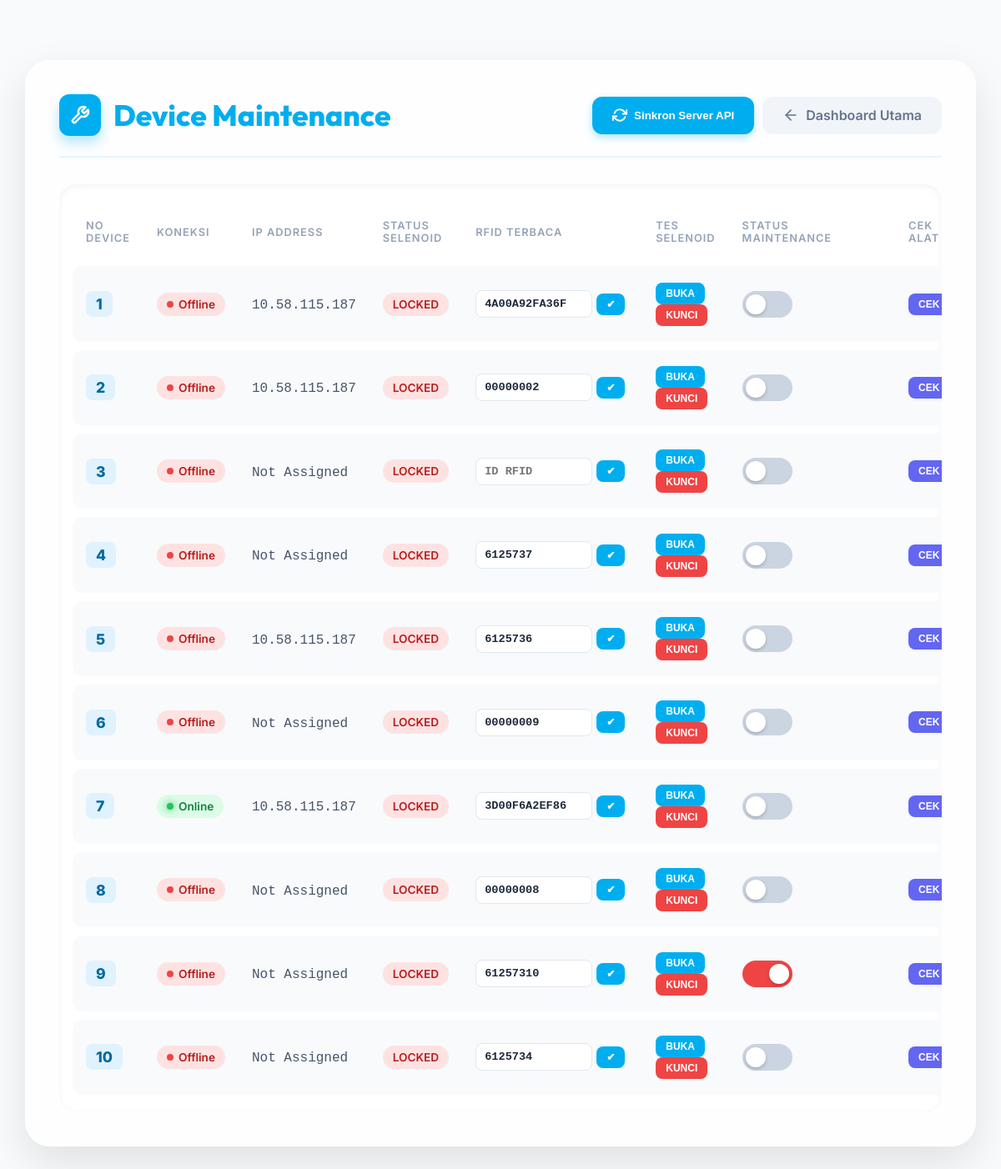
The app's page /maintenance with its own data.
### tables this page shows
CREATE TABLE slots (
                id INTEGER PRIMARY KEY AUTOINCREMENT,
                slot_number INTEGER UNIQUE,
                has_bike BOOLEAN NOT NULL DEFAULT 1,
                rfid_tag TEXT,
                is_detected BOOLEAN DEFAULT 0,
                last_update TIMESTAMP DEFAULT CURRENT_TIMESTAMP
            , bike_status TEXT, maintenance BOOLEAN DEFAULT 0, ip_address TEXT, is_connected BOOLEAN DEFAULT 0, solenoid_status BOOLEAN DEFAULT 0);

### app.py (the view)
@app.route('/maintenance')
def maintenance():
    db = get_db()
    slots = db.execute('SELECT * FROM slots ORDER BY slot_number').fetchall()
    settings = db.execute('SELECT * FROM settings').fetchall()
    settings_dict = {s['key']: s['value'] for s in settings}
    return render_template('maintenance.html', slots=slots, settings=settings_dict)

### app.py (called while the page is built)
def get_db():
    conn = sqlite3.connect(DATABASE)
    conn.row_factory = sqlite3.Row
    return conn

### templates/maintenance.html (shortened to what this page needs)
<!DOCTYPE html>
<html lang="id">
<head>
    <link rel="stylesheet" href="{{ url_for('static', filename='css/style.css') }}">
</head>
<body style="background: #f8fafc;">
    <div class="maintenance-container">
        <header class="maint-header">
            <div class="maint-title">
                <div class="maint-icon">
                </div>
                <h1>Device Maintenance</h1>
            </div>
            <div style="display: flex; gap: 10px;">
                <button onclick="syncApi()" class="back-btn" style="background: var(--primary-blue); color: white; border: none; box-shadow: 0 4px 10px rgba(0, 174, 239, 0.3);">
                    Sinkron Server API
                </button>
                <a href="/" class="back-btn">
                    <svg width="20" height="20" viewBox="0 0 24 24" fill="none" stroke="currentColor" stroke-width="2" stroke-linecap="round" stroke-linejoin="round"><line x1="19" y1="12" x2="5" y2="12"></line><polyline points="12 19 5 12 12 5"></polyline></svg>
                    Dashboard Utama
                </a>
            </div>
        </header>
        <div class="table-wrapper">
            <table>
                <thead>
                    <tr>
                        <th>No Device</th>
                        <th>Koneksi</th>
                        <th>IP Address</th>
                        <th>Status Selenoid</th>
                        <th>RFID Terbaca</th>
                        <th>Tes Selenoid</th>
                        <th>Status Maintenance</th>
                        <th>Cek Alat</th>
                    </tr>
                </thead>
                <tbody id="deviceTableBody">
                    {% for slot in slots %}
                    <tr>
                        <td>
                            <span class="device-badge">{{ slot.slot_number }}</span>
                        </td>
                        <td>
                            {% if slot.is_connected %}
                            <span class="status-pill status-online">
                                <span class="status-dot dot-online"></span> Online
                            </span>
                            {% else %}
                            <span class="status-pill status-offline">
                                <span class="status-dot dot-offline"></span> Offline
                            </span>
                            {% endif %}
                        </td>
                        <td>
                            <span class="ip-text">{{ slot.ip_address or "Not Assigned" }}</span>
                        </td>
                        <td>
                            <span class="status-pill {{ 'status-online' if slot.solenoid_status else 'status-offline' }}">
                                {{ 'OPEN' if slot.solenoid_status else 'LOCKED' }}
                            </span>
                        </td>
                        <td>
                            <div style="display: flex; gap: 5px; align-items: center;">
                                <input type="text" class="rfid-input" value="{{ slot.rfid_tag or '' }}" placeholder="ID RFID" id="rfid_{{ slot.id }}">
                                <button class="test-btn save-rfid-btn" data-id="{{ slot.id }}">✔</button>
                            </div>
                        </td>
                        <td>
                            <button class="test-btn solenoid-btn" data-id="{{ slot.id }}" data-status="true">BUKA</button>
                            <button class="test-btn btn-red solenoid-btn" data-id="{{ slot.id }}" data-status="false">KUNCI</button>
                        </td>
                        <td>
                            <div style="display: flex; align-items: center;">
                                <label class="switch">
                                    <span class="slider"></span>
                                </label>
                            </div>
                        </td>
                        <td>
                            <button class="test-btn check-btn" data-id="{{ slot.id }}" style="background: #6366f1;">CEK</button>
                        </td>
                    </tr>
                    {% endfor %}
                </tbody>
            </table>
        </div>
    </div>
</body>
</html>

### static/css/style.css (style rules this page uses)
:root { --primary-blue: #00AEEF; --dark-blue: #0056b3; --light-blue: #E1F5FE; --glass-bg: rgba(255, 255, 255, 0.8); --accent-yellow: #FFD700; --gray-bg: #f5f7fa; --text-dark: #333; --shadow: 0 8px 32px 0 rgba(31, 38, 135, 0.15); }
* { margin: 0; padding: 0; box-sizing: border-box; }
body { font-family: 'Inter', sans-serif; background-color: #fff; background-image: linear-gradient(rgba(0, 174, 239, 0.05) 1px, transparent 1px), linear-gradient(90deg, rgba(0, 174, 239, 0.05) 1px, transparent 1px); background-size: 40px 40px; height: 100vh; display: flex; justify-content: center; align-items: center; color: var(--text-dark); }

### templates/maintenance.html (style rules this page uses)
.maintenance-container { width: 95vw; height: 90vh; background: var(--glass-bg); backdrop-filter: blur(12px); border-radius: 30px; border: 1px solid rgba(255, 255, 255, 0.3); box-shadow: 0 20px 50px rgba(0,0,0,0.1); padding: 2.5rem; display: flex; flex-direction: column; overflow: hidden; animation: fadeIn 0.5s ease-out; }
.maint-header { display: flex; justify-content: space-between; align-items: center; margin-bottom: 2rem; border-bottom: 2px solid rgba(0, 174, 239, 0.1); padding-bottom: 1.5rem; }
.maint-title { display: flex; align-items: center; gap: 15px; }
.maint-title h1 { font-family: 'Outfit', sans-serif; color: var(--primary-blue); font-size: 2.2rem; font-weight: 800; }
.maint-icon { background: var(--primary-blue); color: white; width: 50px; height: 50px; border-radius: 12px; display: flex; justify-content: center; align-items: center; box-shadow: 0 8px 15px rgba(0, 174, 239, 0.3); }
.back-btn { background: #f1f5f9; color: #64748b; text-decoration: none; padding: 0.8rem 1.5rem; border-radius: 12px; font-weight: 600; display: flex; align-items: center; gap: 8px; transition: all 0.3s; }
.table-wrapper { flex: 1; overflow-y: auto; background: white; border-radius: 20px; box-shadow: inset 0 2px 10px rgba(0,0,0,0.05); padding: 1rem; }
table { width: 100%; border-collapse: separate; border-spacing: 0 10px; }
th { text-align: left; padding: 1rem; color: #94a3b8; font-weight: 600; text-transform: uppercase; font-size: 0.8rem; letter-spacing: 1px; }
td { padding: 1.2rem 1rem; background: #f8fafc; transition: transform 0.2s, box-shadow 0.2s; }
tr td:first-child { border-radius: 12px 0 0 12px; }
tr td:last-child { border-radius: 0 12px 12px 0; }
.device-badge { background: #e0f2fe; color: #0369a1; padding: 5px 12px; border-radius: 8px; font-weight: 800; font-size: 1.1rem; }
.status-pill { display: inline-flex; align-items: center; gap: 6px; padding: 6px 12px; border-radius: 20px; font-size: 0.85rem; font-weight: 600; }
.status-online { background: #dcfce7; color: #15803d; }
.status-offline { background: #fee2e2; color: #b91c1c; }
.status-dot { width: 8px; height: 8px; border-radius: 50%; }
.dot-online { background: #22c55e; box-shadow: 0 0 8px #22c55e; }
.dot-offline { background: #ef4444; }
.ip-text { color: #475569; font-family: 'JetBrains Mono', monospace; font-weight: 500; }
.switch { position: relative; display: inline-block; width: 60px; height: 32px; }
.slider { position: absolute; cursor: pointer; top: 0; left: 0; right: 0; bottom: 0; background-color: #cbd5e1; transition: .4s; border-radius: 34px; }
.slider:before { position: absolute; content: ""; height: 24px; width: 24px; left: 4px; bottom: 4px; background-color: white; transition: .4s; border-radius: 50%; box-shadow: 0 2px 4px rgba(0,0,0,0.2); }
input:checked + .slider { background-color: #ef4444; }
input:checked + .slider:before { transform: translateX(28px); }
.test-btn { background: var(--primary-blue); color: white; border: none; padding: 6px 12px; border-radius: 8px; font-size: 0.75rem; font-weight: 700; cursor: pointer; transition: all 0.2s; margin-right: 5px; }
.btn-red { background: #ef4444; }
.rfid-input { width: 140px; padding: 8px 10px; border-radius: 8px; border: 1px solid #e2e8f0; font-family: monospace; font-weight: 700; font-size: 0.85rem; color: #1e293b; }

### records on screen
slots: slot_number "1", is_connected False (drawn), ip_address "10.58.115.187", solenoid_status "LOCKED", rfid_tag "4A00A92FA36F"
slots: slot_number "2", is_connected False (drawn), ip_address "10.58.115.187", solenoid_status "LOCKED", rfid_tag "00000002"
slots: slot_number "3", is_connected False (drawn), ip_address "Not Assigned", solenoid_status "LOCKED"
slots: slot_number "4", is_connected False (drawn), ip_address "Not Assigned", solenoid_status "LOCKED", rfid_tag "6125737"
slots: slot_number "5", is_connected False (drawn), ip_address "10.58.115.187", solenoid_status "LOCKED", rfid_tag "6125736"
slots: slot_number "6", is_connected False (drawn), ip_address "Not Assigned", solenoid_status "LOCKED", rfid_tag "00000009"
slots: slot_number "7", is_connected True (drawn), ip_address "10.58.115.187", solenoid_status "LOCKED", rfid_tag "3D00F6A2EF86"
slots: slot_number "8", is_connected False (drawn), ip_address "Not Assigned", solenoid_status "LOCKED", rfid_tag "00000008"
slots: slot_number "9", is_connected False (drawn), ip_address "Not Assigned", solenoid_status "LOCKED", rfid_tag "61257310"
slots: slot_number "10", is_connected False (drawn), ip_address "Not Assigned", solenoid_status "LOCKED", rfid_tag "6125734"
